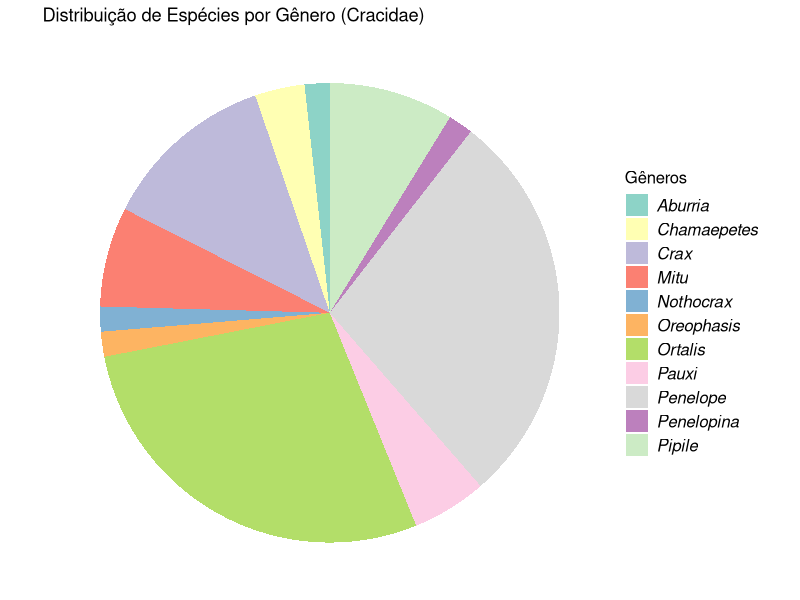
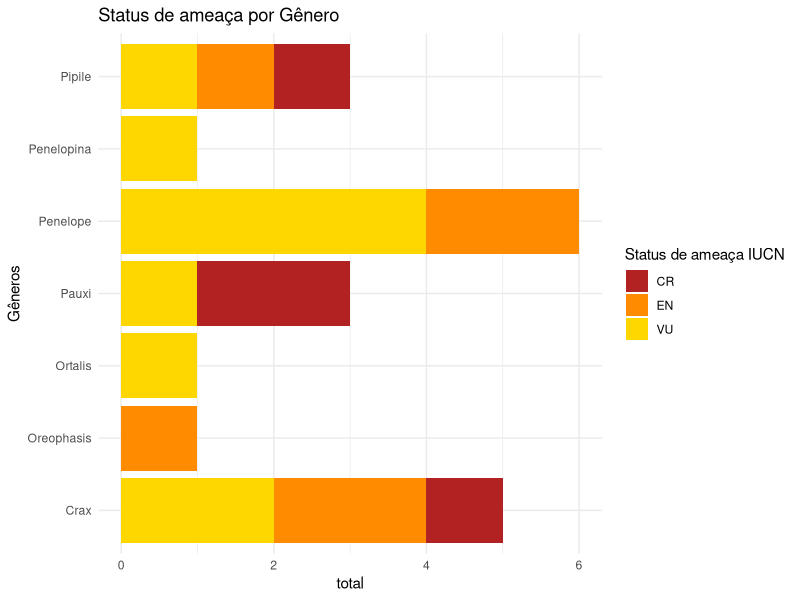
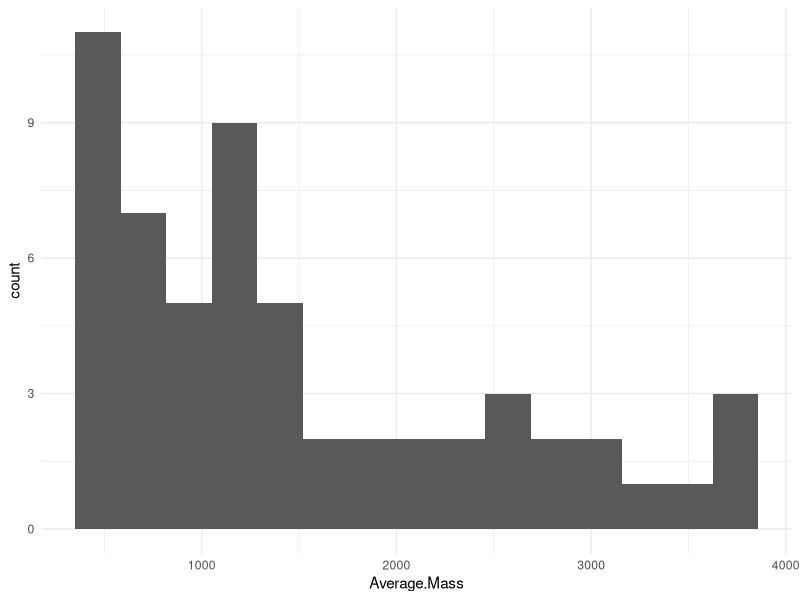
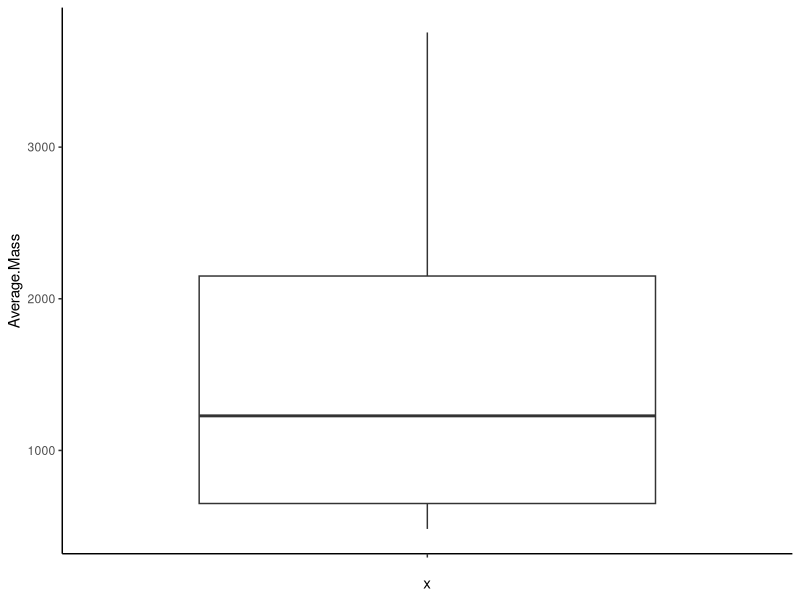
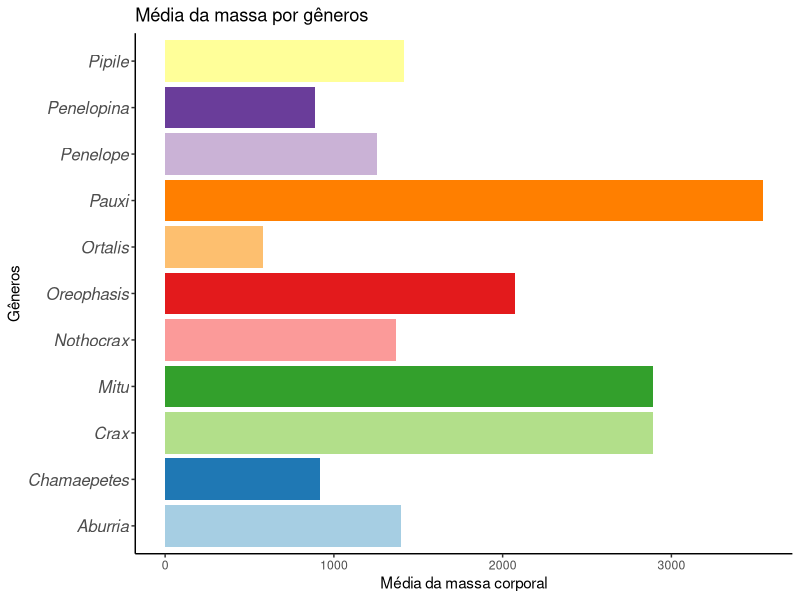
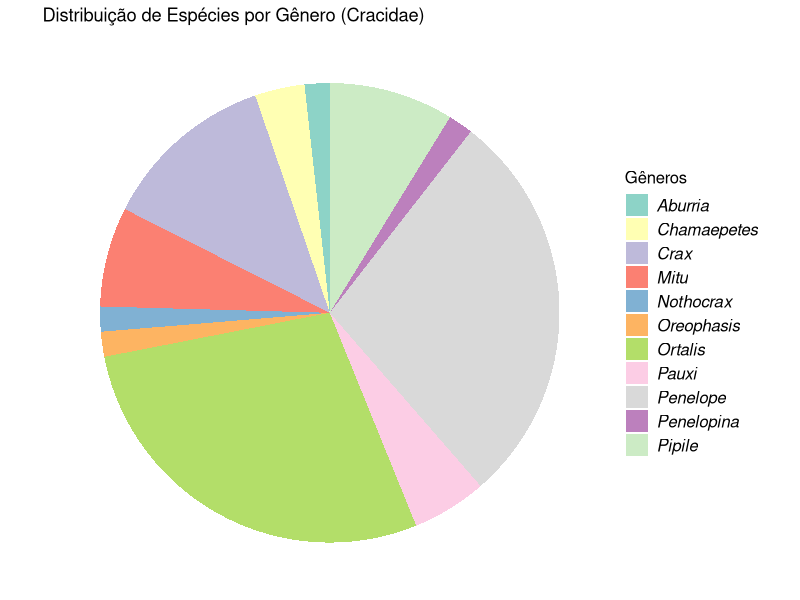

Write the R code that produced these figures, in order.
#setwd("C:/Users/moise/Desktop/UNESP/MESTRADO/Disciplinas/FCM/projeto_final")

library(openxlsx)
library(readxl)
library(tidyverse)

df <- read.csv2("Base_dados_Cracidae.csv")
names(df)
head(df)
colnames(df)

##brainstorm##
# verificar quantidade de gêneros e espécies 
nrow(df) # 57 spp

contagem_gen <- df %>% 
  count(Genus) %>%
  mutate(porcentagem = round(n / sum(n) * 100, digits = 1))
#gráfico de pizza
ggplot(contagem_gen, aes(x = "", y = n, fill = Genus)) +
  geom_bar(stat = "identity", position = "stack") +
  coord_polar(theta = "y") +
  theme_void()+
  # geom_text(
  #   aes(label = porcentagem), 
  #   position = position_stack(vjust = 0.5)
  # ) +
  scale_fill_brewer(palette = "Set3") +
  labs(
    title = "Distribuição de Espécies por Gênero (Cracidae)",
    fill = "Gêneros", x = "", y = ""
  ) +
  theme(
    legend.title = element_text(size = 12),
    legend.text = element_text(face = "italic", size = 12)
  )

ggsave("primeiro_grafico.png")

#Status de conservaçao - por genero? por distribuicao geografica? 

dados_ameacados <- df %>% 
  count(Genus, X2024.IUCN.Red.List.category) %>% 
  filter(X2024.IUCN.Red.List.category %in% c("VU", "EN", "CR"))

ggplot(dados_ameacados, aes(x = Genus, y = n, fill = X2024.IUCN.Red.List.category)) +
  geom_bar(stat = "identity") +
  coord_flip() +
  theme_minimal() +
  scale_fill_manual(values = c(
    "VU" = "gold",
    "EN" = "darkorange",
    "CR" = "firebrick" 
  )) +
  labs(
    title = "Status de ameaça por Gênero",
    x = "Gêneros",
    y = "total", 
    fill = "Status de ameaça IUCN"
  )


#visão geral da massa corporal
df <- df %>% 
  mutate(Average.Mass = as.numeric(Average.Mass))

summary(df$Average.Mass)

#histograma
ggplot(df, aes (x = Average.Mass))+
  geom_histogram(bins = 15)+
  theme_minimal()

#boxplot
ggplot(df, aes(x = "", y = Average.Mass)) +
  geom_boxplot() +
  theme_classic()

media_massa_gen <- df %>%
  group_by(Genus) %>%
  summarise(media_massa = mean(Average.Mass, na.rm = TRUE))

ggplot(media_massa_gen, aes(x = Genus, y = media_massa, fill = Genus)) +
  geom_bar(stat = "identity") +
  scale_fill_brewer(palette = "Paired")+
  coord_flip() +
    labs(
    title = "Média da massa por gêneros",
    x = "Gêneros",
    y = "Média da massa corporal"
  ) +
  theme_classic() +
  theme(
    legend.title = element_text(size = 12),
    axis.text.y = element_text(face = "italic", size = 12),
    legend.position = "none"
  )
# library(RColorBrewer)
# display.brewer.all()


#visão geral sobre a alimentacao e uso de habitat?

##informacao das legendas##
#RR = Restricted range (global range size<50,000 km2 ) species get a 1
#ISL = 1 = Species' breeding is restricted to island(s), 0 = species not restricted to an island
#RLM = Realm; A	Australian;C	Cosmopolitan;E	Eastern Hemisphere;
# F	Afrotropical;I	Indomalayan;L	Neotropical;M	Madagascar & islands;N	Nearctic;
# O	Oceania;P	Palearctic;S	South Polar;
# W	Wallacea (see: https://unair.ac.id/pre-historic-wallacea-a-melting-pot-of-human-genetic-ancestries/); Z	New Zealand & islands
#LAT = Latitudinal range of species based on tropics and polar circles.
#HB = Habitat breadth, the number of major habitats used
#DB = Diet breadth, the number of major food types consumed
#ESI = Ecological Specialization Index: log10 (100/[dietary breadth x habitat breadth]), with a maximum of 2 for the most specialized species that only feed on one major food group and live in one major type of habitat (e.g., forest frugivore; Sekercioglu, 2011)
